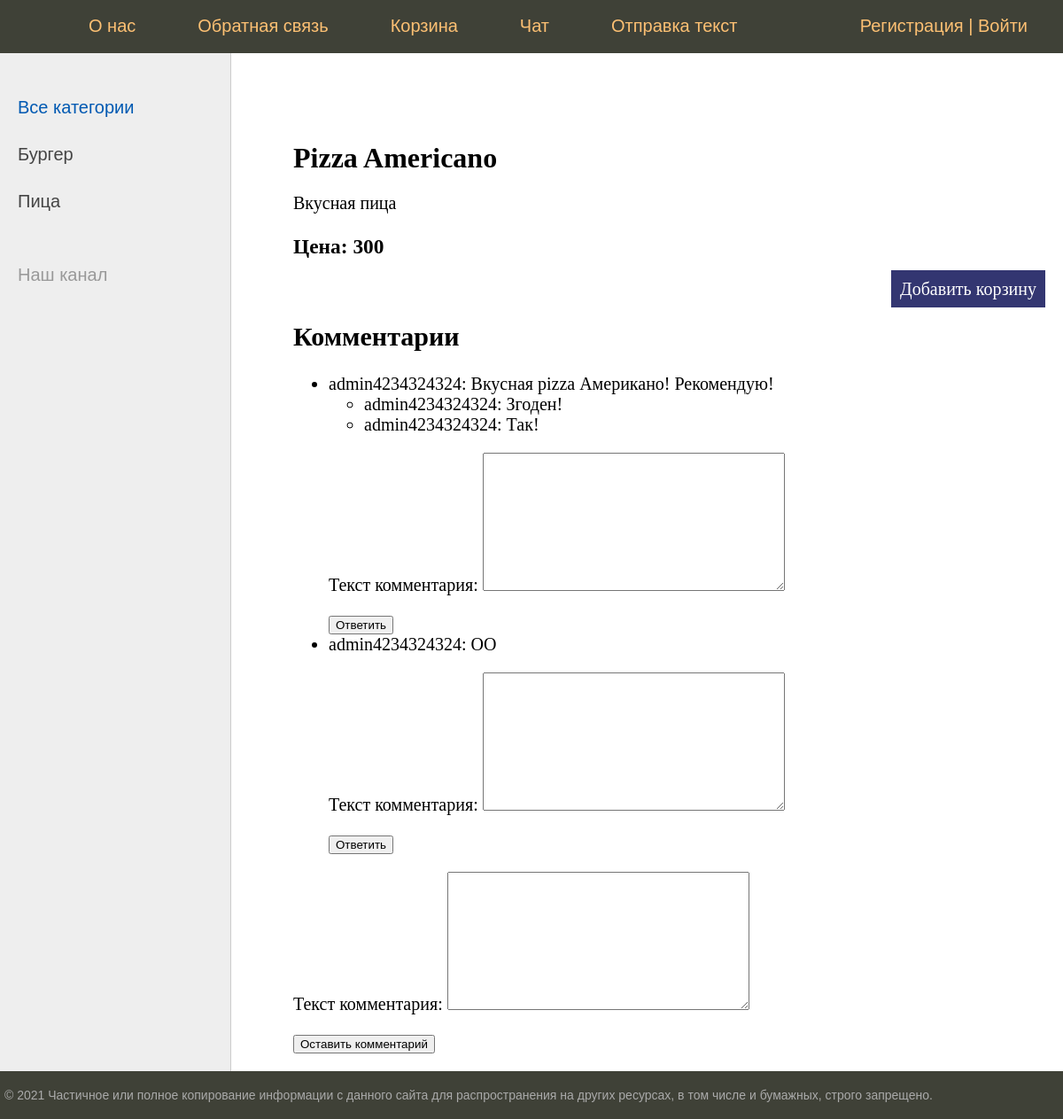
The app's page /post/pizza-americano/, older data.
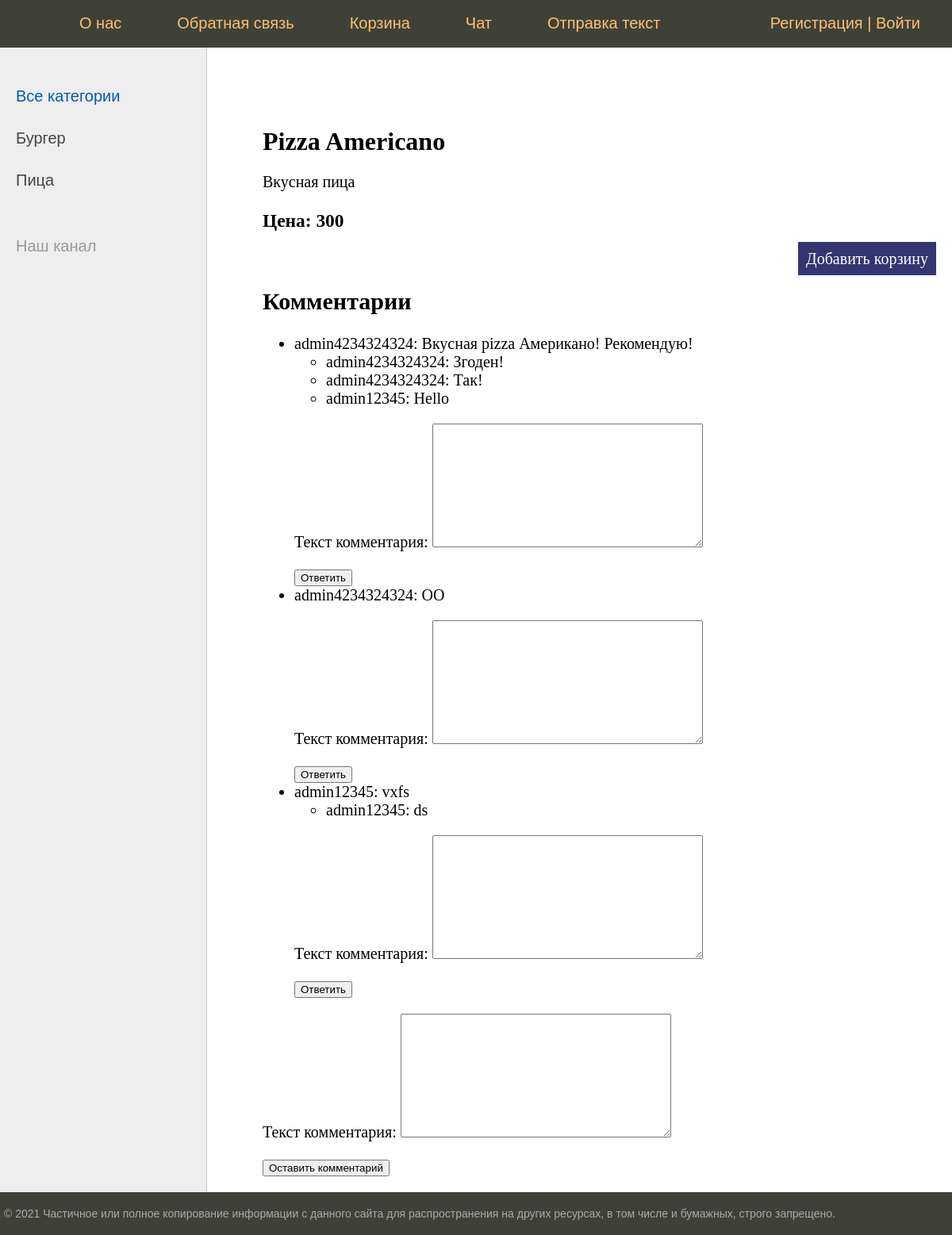
The same page, newer data.
### core/models.py (models this page shows, shortened)
class Category(models.Model):
    name = models.CharField(max_length=100, db_index=True, verbose_name="Категория")
    slug = models.SlugField(max_length=255, unique=True, null=True, db_index=True, verbose_name="URL")
    def get_absolute_url(self):
        return reverse('category', kwargs={'cat_id': self.pk})
    class Meta:
        verbose_name = "Категория"
        verbose_name_plural = 'Категория'
        ordering = ['name']

class Comment(models.Model):
    user = models.ForeignKey(User, on_delete=models.CASCADE)
    food = models.ForeignKey(Food, related_name='comments', on_delete=models.CASCADE)
    text = models.TextField(verbose_name="Текст комментария")
    created_date = models.DateTimeField(auto_now_add=True, verbose_name="Дата создания")
    approved_comment = models.BooleanField(default=False)

class Reply(models.Model):
    user = models.ForeignKey(User, on_delete=models.CASCADE)
    comment = models.ForeignKey(Comment, related_name='replies', on_delete=models.CASCADE)
    text = models.TextField(verbose_name="Текст ответа")
    created_date = models.DateTimeField(auto_now_add=True, verbose_name="Дата создания")

### core/views.py (the view)
# urls.py: path('post/<slug:post_slug>/', cache_page(60)(ShowPost.as_view()), name='post'),
class ShowPost(DataMixin, DetailView):
    model = Food
    template_name = 'core/post.html'
    context_object_name = 'post'
    def get_context_data(self, *, object_list=None, **kwargs):
        context = super().get_context_data(**kwargs)
        c_def = self.get_user_context(title="")
        context['comments'] = self.object.comments.all()
        context['form'] = CommentForm()
        return context | c_def
    def get_object(self, queryset=None):
        post_slug = self.kwargs['post_slug']
        return Food.objects.get(slug=post_slug)
    def post(self, request, *args, **kwargs):
        form = CommentForm(request.POST)
        if form.is_valid():
            comment = form.save(commit=False)
            comment.user = request.user
            comment.food = self.get_object()
            comment.save()
            return redirect('post', post_slug=self.get_object().slug)
        context = self.get_context_data()
        context['form'] = form
        return self.render_to_response(context)

### core/forms.py
class CommentForm(forms.ModelForm):
    class Meta:
        model = Comment
        fields = ['text']

### core/utils.py (called while the page is built)
    def get_user_context(self, **kwargs):
        context = kwargs
        cats = cache.get("cats")
        if not cats:
            cats = Category.objects.all()
            cache.set("cats", cats, 15)
        user_menu = menu.copy()
        if not self.request.user.is_authenticated:
            user_menu.pop(1)
        context['menu'] = user_menu
        context['cats'] = cats
        if 'cat_selected' not in context:
            context['cat_selected'] = 0
        return context

### core/templates/core/post.html (shortened to what this page needs)
{% extends 'core/base.html' %}
{% block content %}
<h1>{{post.title}}</h1>
{{post.content|linebreaks}}
    <h3>Цена: {{post.price}}</h3>
<p class="link-read-post"><a href="{% url 'add_to_cart' post.id %}">Добавить корзину</a></p>
<h2>Комментарии</h2>
{% if comments %}
    <ul>
        {% for comment in comments %}
            <li>
                {{ comment.user.username }}: {{ comment.text }}
                {% if comment.replies.all %}
                    <ul>
                        {% for reply in comment.replies.all %}
                            <li>{{ reply.user.username }}: {{ reply.text }}</li>
                        {% endfor %}
                    </ul>
                {% endif %}
                <form method="POST" action="{% url 'reply_create' pk=comment.pk %}">
                    {{ form.as_p }}
                    <button type="submit">Ответить</button>
                </form>
            </li>
        {% endfor %}
    </ul>
{% else %}
    <p>No comments yet.</p>
{% endif %}
<form method="POST" action="{% url 'comment_create' post_slug=post.slug %}">
    {{ form.as_p }}
    <button type="submit">Оставить комментарий</button>
</form>
{% endblock %}

### core/templates/core/base.html (shortened to what this page needs)
{% load static %}
<!DOCTYPE html>
<html>
<head>
	<link type="text/css" href="{% static 'core/css/styles.css' %}" rel="stylesheet" />
</head>
<body>
<table class="table-page" border=0 cellpadding="0" cellspacing="0">
<tr><td valign=top>
{% block mainmenu %}
		<div class="header">
			<ul id="mainmenu" class="mainmenu">
			<li class="logo"><a href="{% url 'home' %}"><div class="logo"></div></a></li>
{% for m in menu %}
		<li><a href="{% url m.url_name %}">{{m.title}}</a></li>
{% endfor %}
			{% if request.user.is_authenticated %}
			<li class="last"> {{user.username}} | <a href="{% url 'logout' %}">Выйти</a></li>
			{% else %}
			<li class="last"><a href="{% url 'register' %}">Регистрация</a> | <a href="{% url 'login' %}">Войти</a></li>
			{% endif %}
			</ul>
		</div>
{% endblock mainmenu %}
<table class="table-content" border=0 cellpadding="0" cellspacing="0">
<tr>
	<td valign="top" class="left-chapters">
	<ul id="leftchapters">
{% if cat_selected == 0 %}
		<li class="selected">Все категории</li>
{% else %}
		<li><a href="{% url 'home' %}">Все категории</a></li>
{% endif %}
{% for c in cats %}
		{% if c.slug == cat_selected %}
			<li class="selected">{{c.name}}</li>
		{% else %}
			<li><a href="{{ c.get_absolute_url }}">{{c.name}}</a></li>
		{% endif %}
{% endfor %}
		<li class="share">
		<p>Наш канал</p>
		<a class="share-yt" href="https://www.youtube.com/channel/UClJzWfGWuGJL2t-3dYKcHTA/playlists" target="_blank" rel="nofollow"></a>
		</li>
	</ul>
</td>
<td valign="top" class="content">
	<div class="content-text">
	{% block content %}
	{% endblock %}
	</div>
</td></tr></table>
</td></tr>
<tr><td valign=top>
	<div id="footer">
		<p>&copy; 2021 Частичное или полное копирование информации с данного сайта для распространения на других ресурсах, в том числе и бумажных, строго запрещено.</p>
	</div>
</td></tr></table>
</body>
</html>

Row changes from the older to the newer data that the page shows:
added Reply: user.username "admin12345", text "Hello", shown under Comment "Вкусная pizza Американо! Рекомендую!"
added Comment: user.username "admin12345", text "vxfs"
added Reply: user.username "admin12345", text "ds"
